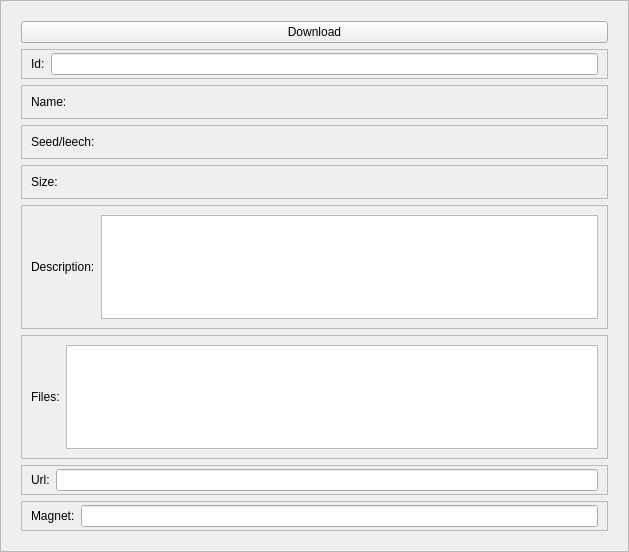
<?xml version="1.0" encoding="UTF-8"?>
<ui version="4.0">
 <class>Torrent</class>
 <widget class="QFrame" name="Torrent">
  <property name="geometry">
   <rect>
    <x>0</x>
    <y>0</y>
    <width>629</width>
    <height>552</height>
   </rect>
  </property>
  <property name="sizePolicy">
   <sizepolicy hsizetype="Preferred" vsizetype="Preferred">
    <horstretch>0</horstretch>
    <verstretch>0</verstretch>
   </sizepolicy>
  </property>
  <property name="maximumSize">
   <size>
    <width>2000</width>
    <height>600</height>
   </size>
  </property>
  <property name="windowTitle">
   <string>Frame</string>
  </property>
  <property name="frameShape">
   <enum>QFrame::StyledPanel</enum>
  </property>
  <property name="frameShadow">
   <enum>QFrame::Raised</enum>
  </property>
  <layout class="QHBoxLayout" name="horizontalLayout_3">
   <item>
    <widget class="QFrame" name="frame_3">
     <property name="maximumSize">
      <size>
       <width>16777215</width>
       <height>600</height>
      </size>
     </property>
     <property name="frameShape">
      <enum>QFrame::NoFrame</enum>
     </property>
     <property name="frameShadow">
      <enum>QFrame::Raised</enum>
     </property>
     <layout class="QVBoxLayout" name="verticalLayout">
      <item>
       <widget class="QPushButton" name="downloadButton">
        <property name="text">
         <string>Download</string>
        </property>
       </widget>
      </item>
      <item>
       <widget class="QFrame" name="idFrame">
        <property name="maximumSize">
         <size>
          <width>16777215</width>
          <height>40</height>
         </size>
        </property>
        <property name="frameShape">
         <enum>QFrame::StyledPanel</enum>
        </property>
        <property name="frameShadow">
         <enum>QFrame::Raised</enum>
        </property>
        <layout class="QHBoxLayout" name="horizontalLayout_13">
         <property name="topMargin">
          <number>3</number>
         </property>
         <property name="bottomMargin">
          <number>3</number>
         </property>
         <item>
          <widget class="QLabel" name="label_9">
           <property name="text">
            <string>Id:</string>
           </property>
          </widget>
         </item>
         <item>
          <widget class="QLineEdit" name="idEdit">
           <property name="alignment">
            <set>Qt::AlignCenter</set>
           </property>
           <property name="readOnly">
            <bool>true</bool>
           </property>
          </widget>
         </item>
        </layout>
       </widget>
      </item>
      <item>
       <widget class="QFrame" name="frame_9">
        <property name="maximumSize">
         <size>
          <width>16777215</width>
          <height>35</height>
         </size>
        </property>
        <property name="frameShape">
         <enum>QFrame::StyledPanel</enum>
        </property>
        <property name="frameShadow">
         <enum>QFrame::Raised</enum>
        </property>
        <layout class="QHBoxLayout" name="horizontalLayout_9">
         <item>
          <widget class="QLabel" name="label_7">
           <property name="text">
            <string>Name:</string>
           </property>
          </widget>
         </item>
         <item>
          <widget class="QLabel" name="nameLabel">
           <property name="text">
            <string/>
           </property>
          </widget>
         </item>
        </layout>
       </widget>
      </item>
      <item>
       <widget class="QFrame" name="frame_2">
        <property name="maximumSize">
         <size>
          <width>16777215</width>
          <height>35</height>
         </size>
        </property>
        <property name="frameShape">
         <enum>QFrame::StyledPanel</enum>
        </property>
        <property name="frameShadow">
         <enum>QFrame::Raised</enum>
        </property>
        <layout class="QHBoxLayout" name="horizontalLayout_2">
         <item>
          <widget class="QLabel" name="label_3">
           <property name="text">
            <string>Seed/leech:</string>
           </property>
          </widget>
         </item>
         <item>
          <widget class="QLabel" name="seedLeechLabel">
           <property name="text">
            <string/>
           </property>
          </widget>
         </item>
        </layout>
       </widget>
      </item>
      <item>
       <widget class="QFrame" name="frame_6">
        <property name="maximumSize">
         <size>
          <width>16777215</width>
          <height>35</height>
         </size>
        </property>
        <property name="frameShape">
         <enum>QFrame::StyledPanel</enum>
        </property>
        <property name="frameShadow">
         <enum>QFrame::Raised</enum>
        </property>
        <layout class="QHBoxLayout" name="horizontalLayout_6">
         <item>
          <widget class="QLabel" name="label_4">
           <property name="text">
            <string>Size:</string>
           </property>
          </widget>
         </item>
         <item>
          <widget class="QLabel" name="sizeLabel">
           <property name="text">
            <string/>
           </property>
          </widget>
         </item>
        </layout>
       </widget>
      </item>
      <item>
       <widget class="QFrame" name="frame_8">
        <property name="maximumSize">
         <size>
          <width>16777215</width>
          <height>200</height>
         </size>
        </property>
        <property name="frameShape">
         <enum>QFrame::StyledPanel</enum>
        </property>
        <property name="frameShadow">
         <enum>QFrame::Raised</enum>
        </property>
        <layout class="QHBoxLayout" name="horizontalLayout_8">
         <item>
          <widget class="QLabel" name="label_6">
           <property name="text">
            <string>Description:</string>
           </property>
          </widget>
         </item>
         <item>
          <widget class="QTextEdit" name="descriptionPlain"/>
         </item>
        </layout>
       </widget>
      </item>
      <item>
       <widget class="QFrame" name="frame_5">
        <property name="maximumSize">
         <size>
          <width>16777215</width>
          <height>200</height>
         </size>
        </property>
        <property name="frameShape">
         <enum>QFrame::StyledPanel</enum>
        </property>
        <property name="frameShadow">
         <enum>QFrame::Raised</enum>
        </property>
        <layout class="QHBoxLayout" name="horizontalLayout_5">
         <item>
          <widget class="QLabel" name="label_2">
           <property name="text">
            <string>Files:</string>
           </property>
          </widget>
         </item>
         <item>
          <widget class="QTextEdit" name="filesPlain"/>
         </item>
        </layout>
       </widget>
      </item>
      <item>
       <widget class="QFrame" name="urlFrame">
        <property name="maximumSize">
         <size>
          <width>16777215</width>
          <height>40</height>
         </size>
        </property>
        <property name="frameShape">
         <enum>QFrame::StyledPanel</enum>
        </property>
        <property name="frameShadow">
         <enum>QFrame::Raised</enum>
        </property>
        <layout class="QHBoxLayout" name="horizontalLayout_7">
         <property name="topMargin">
          <number>3</number>
         </property>
         <property name="bottomMargin">
          <number>3</number>
         </property>
         <item>
          <widget class="QLabel" name="label_5">
           <property name="text">
            <string>Url:</string>
           </property>
          </widget>
         </item>
         <item>
          <widget class="QLineEdit" name="urlEdit"/>
         </item>
        </layout>
       </widget>
      </item>
      <item>
       <widget class="QFrame" name="magnetFrame">
        <property name="maximumSize">
         <size>
          <width>16777215</width>
          <height>40</height>
         </size>
        </property>
        <property name="frameShape">
         <enum>QFrame::StyledPanel</enum>
        </property>
        <property name="frameShadow">
         <enum>QFrame::Raised</enum>
        </property>
        <layout class="QHBoxLayout" name="horizontalLayout_10">
         <property name="topMargin">
          <number>3</number>
         </property>
         <property name="bottomMargin">
          <number>3</number>
         </property>
         <item>
          <widget class="QLabel" name="label_8">
           <property name="text">
            <string>Magnet:</string>
           </property>
          </widget>
         </item>
         <item>
          <widget class="QLineEdit" name="magnetEdit"/>
         </item>
        </layout>
       </widget>
      </item>
     </layout>
    </widget>
   </item>
  </layout>
 </widget>
 <resources/>
 <connections/>
</ui>
